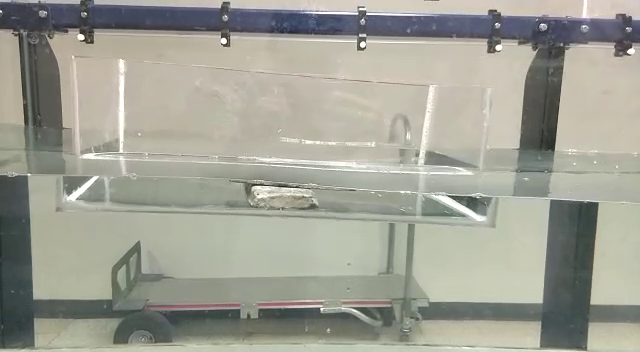
#> input picture frame 15 of Cannyexperiment/canny test2_Trim.mp4, 640 x 352 px
$ python edgedetecction.py
#> lines starting #> are read from the running program, lines starting #| are printed output that depends on the picture; after the words box and inside, x2 and y2 are one past the last pixel; in counts of white or black regions, pixels touching at a corner belong together
from __future__ import print_function
from __future__ import division
import cv2 as cv
import numpy as np
import argparse
from math import atan2, cos, sin, sqrt, pi

def drawAxis(img, p_, q_, colour, scale):
    p = list(p_)
    q = list(q_)

    angle = atan2(p[1] - q[1], p[0] - q[0]) # angle in radians
    hypotenuse = sqrt((p[1] - q[1]) * (p[1] - q[1]) + (p[0] - q[0]) * (p[0] - q[0]))
    # Here we lengthen the arrow by a factor of scale
    q[0] = p[0] - scale * hypotenuse * cos(angle)
    q[1] = p[1] - scale * hypotenuse * sin(angle)
    cv.line(img, (int(p[0]), int(p[1])), (int(q[0]), int(q[1])), colour, 1, cv.LINE_AA)
    # create the arrow hooks
    p[0] = q[0] + 9 * cos(angle + pi / 4)
    p[1] = q[1] + 9 * sin(angle + pi / 4)
    cv.line(img, (int(p[0]), int(p[1])), (int(q[0]), int(q[1])), colour, 1, cv.LINE_AA)
    p[0] = q[0] + 9 * cos(angle - pi / 4)
    p[1] = q[1] + 9 * sin(angle - pi / 4)
    cv.line(img, (int(p[0]), int(p[1])), (int(q[0]), int(q[1])), colour, 1, cv.LINE_AA)

def getOrientation(pts, img):

    sz = len(pts)
    data_pts = np.empty((sz, 2), dtype=np.float64)
    for i in range(data_pts.shape[0]):
        data_pts[i,0] = pts[i,0,0]
        data_pts[i,1] = pts[i,0,1]
    # Perform PCA analysis
    mean = np.empty((0))
    mean, eigenvectors, eigenvalues = cv.PCACompute2(data_pts, mean)
    # Store the center of the object
    cntr = (int(mean[0,0]), int(mean[0,1]))


    cv.circle(img, cntr, 3, (255, 0, 255), 2)
    p1 = (cntr[0] + 0.02 * eigenvectors[0,0] * eigenvalues[0,0], cntr[1] + 0.02 * eigenvectors[0,1] * eigenvalues[0,0])
    p2 = (cntr[0] - 0.02 * eigenvectors[1,0] * eigenvalues[1,0], cntr[1] - 0.02 * eigenvectors[1,1] * eigenvalues[1,0])
    drawAxis(img, cntr, p1, (0, 255, 0), 1)
    drawAxis(img, cntr, p2, (255, 255, 0), 5)
    angle = atan2(eigenvectors[0,1], eigenvectors[0,0]) # orientation in radians

    return angle

#backSub = cv.createBackgroundSubtractorMOG2()
backSub = cv.createBackgroundSubtractorKNN()

capture = cv.VideoCapture('canny test2_trim.mp4')

if not capture.isOpened():
    print('Unable to open: ')
    exit(0)

# Obtain frame size information using get() method
frame_width = int(capture.get(3))
frame_height = int(capture.get(4))
frame_size = (frame_width,frame_height)
fps = int(capture.get(5))


# Initialize video writer object
output = cv.VideoWriter('Resources/output_video_from_file.avi', cv.VideoWriter_fourcc('M','J','P','G'), 20, frame_size)

while capture.isOpened():
    ret, frame = capture.read()
#> frame is the input picture: shape (352, 640, 3); mean B, G, R 148.7, 160.2, 159.8
    if frame is None:
        break

    fgMask = backSub.apply(frame)
#> fgMask: shape (352, 640); every value is 255


    cv.rectangle(frame, (10, 2), (100,20), (255,255,255), -1)
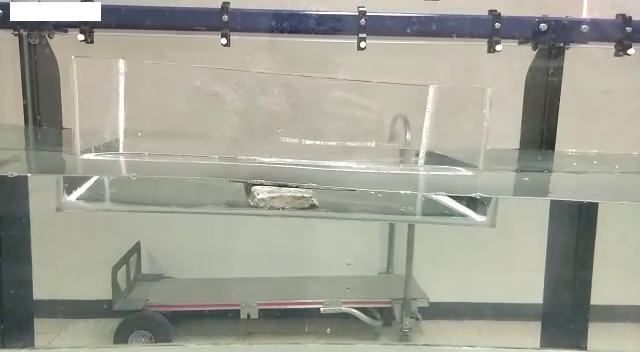
#> frame: shape (352, 640, 3); 0.77% of pixels changed, all inside (x1, y1, x2, y2) = (10, 2, 101, 21)
    cv.putText(frame, str(capture.get(cv.CAP_PROP_POS_FRAMES)), (15, 15),
               cv.FONT_HERSHEY_SIMPLEX, 0.5 , (0,0,0))
#> frame: shape (352, 640, 3); 0.03% of pixels changed, all inside (x1, y1, x2, y2) = (18, 5, 50, 16)


    cv.imshow('Frame', frame)
    cv.imshow('FG Mask', fgMask)

    # Convert image to binary
    _, bw = cv.threshold(fgMask, 50, 255, cv.THRESH_BINARY | cv.THRESH_OTSU)
    contours, _ = cv.findContours(bw, cv.RETR_LIST, cv.CHAIN_APPROX_NONE)
#> contours = 1 contour; box (x1, y1, x2, y2) and area: (0, 0, 640, 352) 224289

    for i, c in enumerate(contours):
        # Calculate the area of each contour
        area = cv.contourArea(c)
        # Ignore contours that are too small or too large
        if area < 1e2 or 1e5 < area:
            continue
        # Draw each contour only for visualisation purposes
        cv.drawContours(frame, contours, i, (0, 0, 255), 2)
        # Find the orientation of each shape
        getOrientation(c, frame)
#> this loop made 1 pass
#> area on pass 1: 224289

    cv.imshow('output', frame)

    keyboard = cv.waitKey(30)
#> (key Esc is pressed here)
    if keyboard == 'q' or keyboard == 27:
        break
#print(contours1)

cv.waitKey()

$ run again, starting later in the video
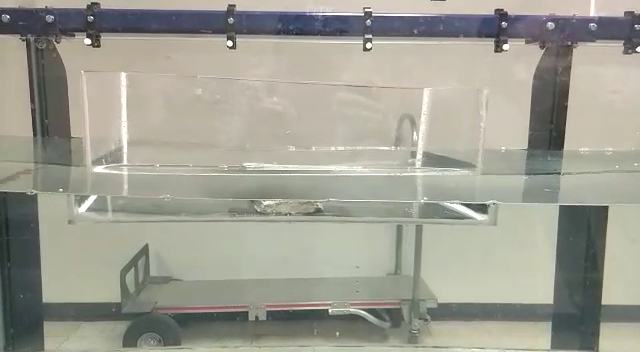
#> input picture frame 67 of Cannyexperiment/canny test2_Trim.mp4, 640 x 352 px
#> frame is the input picture: shape (352, 640, 3); mean B, G, R 146.9, 158.7, 159.3
#> fgMask: shape (352, 640); every value is 255
#> `cv.rectangle(frame, (10, 2), (100,20), (255,255,255), -1)`:
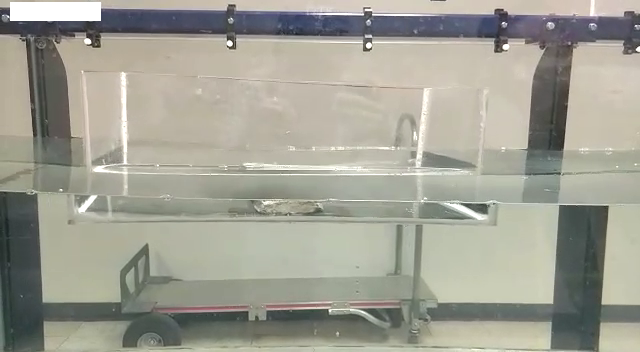
#> frame: shape (352, 640, 3); 0.77% of pixels changed, all inside (x1, y1, x2, y2) = (10, 2, 101, 21)
#> contours = 1 contour; box (x1, y1, x2, y2) and area: (0, 0, 640, 352) 224289
#> the loop `for i, c in enumerate(contours):` made 1 pass
#> area on pass 1: 224289

$ run again, starting later in the video
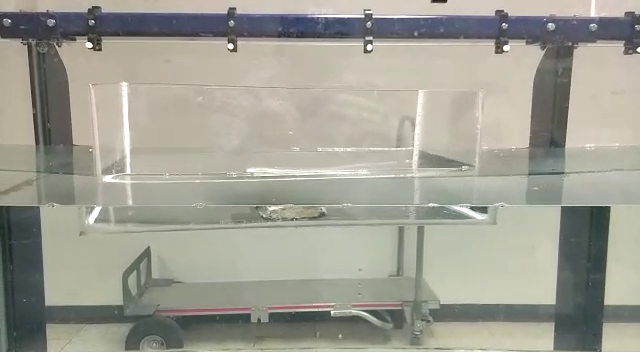
#> input picture frame 120 of Cannyexperiment/canny test2_Trim.mp4, 640 x 352 px
#> frame is the input picture: shape (352, 640, 3); mean B, G, R 147.8, 159, 159.8
#> fgMask: shape (352, 640); every value is 255
#> `cv.rectangle(frame, (10, 2), (100,20), (255,255,255), -1)`:
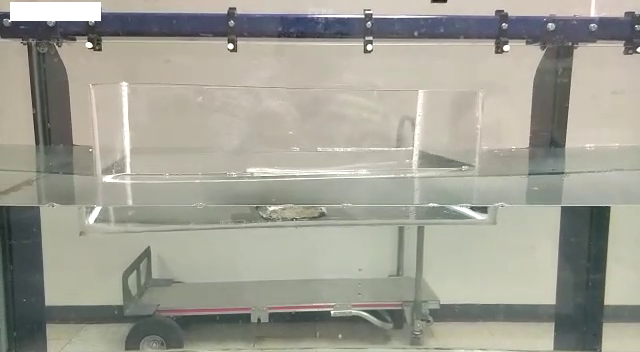
#> frame: shape (352, 640, 3); 0.77% of pixels changed, all inside (x1, y1, x2, y2) = (10, 2, 101, 21)
#> contours = 1 contour; box (x1, y1, x2, y2) and area: (0, 0, 640, 352) 224289
#> the loop `for i, c in enumerate(contours):` made 1 pass
#> area on pass 1: 224289
